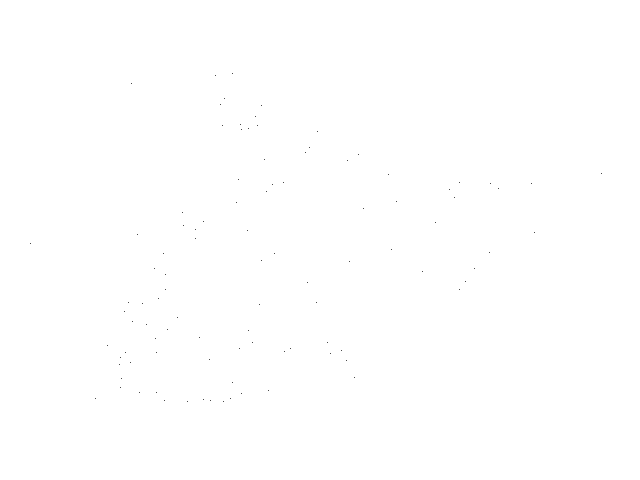
Frame 1 (no input)
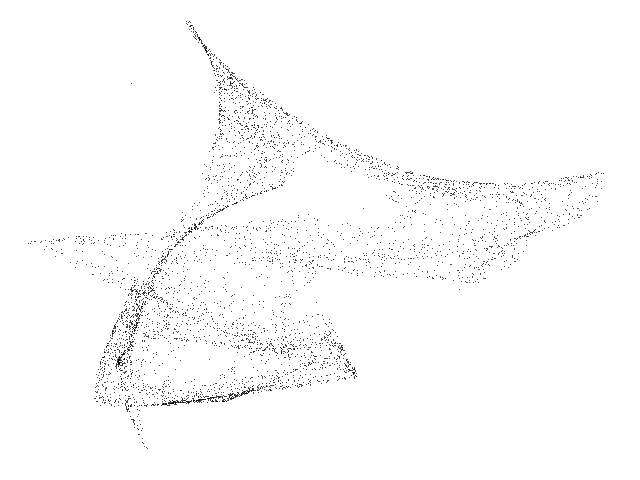
Frame 60 (the mouse pressed at the canvas centre just before this capture)
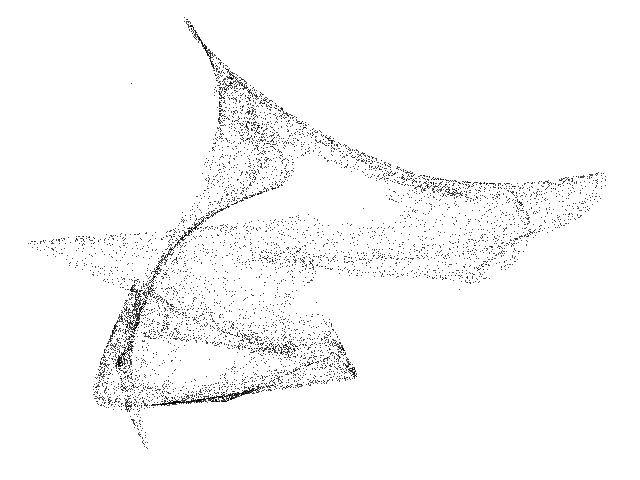
Frame 120 (the mouse held since frame 60 and released just before this capture)

The Processing sketch that drew these frames (run headless with seeded random() and noise(); from frame 60 on, the mouse is pressed at the canvas centre):

// Processing sketch: Polynomial_B
// ── Polynomial_B.pde
// Polynomial B chaotic map //

  float x = 1.0;
  float y = 1.0;
  float z = 1.0;
  float p0 = -0.237;
  float p1 = 0.453;
  float p2 = 0.486;
  float p3 = 0.616;
  float p4 = 1.141;
  float p5 = 0.483;


void setup() {
  
  size(640, 480);
  background(255);
  
}

void draw() {
  
  for (int i=0; i<100; i++) {
    
    float nx = x;
    float ny = y;
    float nz = z;
    
    x = p0 + ny - nz * (p1 + ny);
    y = p2 + nz - nx * (p3 + nz);
    z = p4 + nx - ny * (p5 + nx);
  
    point(290 + (230 * x), 100 + (125 * y));
        
  }

}
